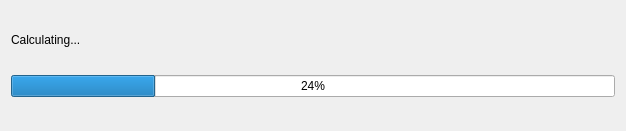
<?xml version="1.0" encoding="UTF-8"?>
<ui version="4.0">
 <class>Dialog</class>
 <widget class="QDialog" name="Dialog">
  <property name="geometry">
   <rect>
    <x>0</x>
    <y>0</y>
    <width>626</width>
    <height>131</height>
   </rect>
  </property>
  <property name="windowTitle">
   <string>Calculation in Progress</string>
  </property>
  <layout class="QVBoxLayout" name="verticalLayout">
   <item>
    <widget class="QLabel" name="progress_label">
     <property name="sizePolicy">
      <sizepolicy hsizetype="Preferred" vsizetype="Maximum">
       <horstretch>0</horstretch>
       <verstretch>0</verstretch>
      </sizepolicy>
     </property>
     <property name="text">
      <string>Calculating...</string>
     </property>
    </widget>
   </item>
   <item>
    <widget class="QProgressBar" name="progressBar">
     <property name="value">
      <number>24</number>
     </property>
    </widget>
   </item>
  </layout>
 </widget>
 <resources/>
 <connections/>
</ui>
